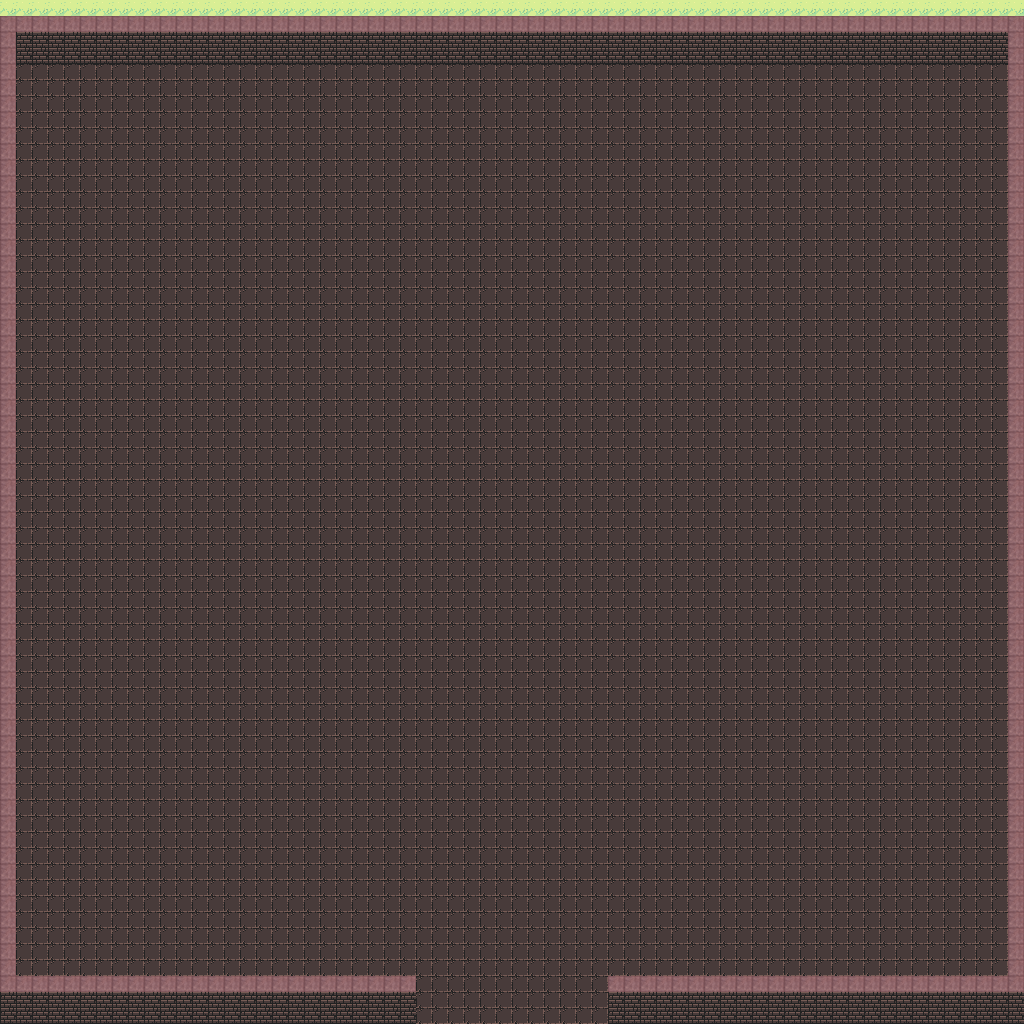

The image is a tile-based game level rendered from a .tmx file. Its description and source (layers, tilesets, objects; grid data summarised) follow:
An orthogonal 64x64 tile map with 16x16 px tiles, 5 tile layers (background, ground, obstacles, items, ...), 2 tilesets.

<map version="1.2" tiledversion="1.2.4" orientation="orthogonal" renderorder="right-down" width="64" height="64" tilewidth="16" tileheight="16" infinite="0" nextlayerid="8" nextobjectid="1">
 <tileset firstgid="1" source="../castle/dungeon.tsx" />
 <tileset firstgid="1025" source="../castle/fantasy.tsx" />
 <layer id="3" name="background" width="64" height="64">
  <data>[4096 cells, 4096 non-empty, 1 distinct tile ids]</data>
 </layer>
 <layer id="2" name="ground" width="64" height="64">
  <data>[4096 cells, 3904 non-empty, 1 distinct tile ids]</data>
 </layer>
 <layer id="1" name="obstacles" width="64" height="64">
  <data>[4096 cells, 348 non-empty, 1 distinct tile ids]</data>
 </layer>
 <layer id="5" name="items" width="64" height="64">
  <data>[4096 cells, 0 non-empty, 0 distinct tile ids]</data>
 </layer>
 <objectgroup id="6" name="objects" />
 <layer id="7" name="wallTop" width="64" height="64">
  <data>[4096 cells, 234 non-empty, 1 distinct tile ids]</data>
 </layer>
</map>
